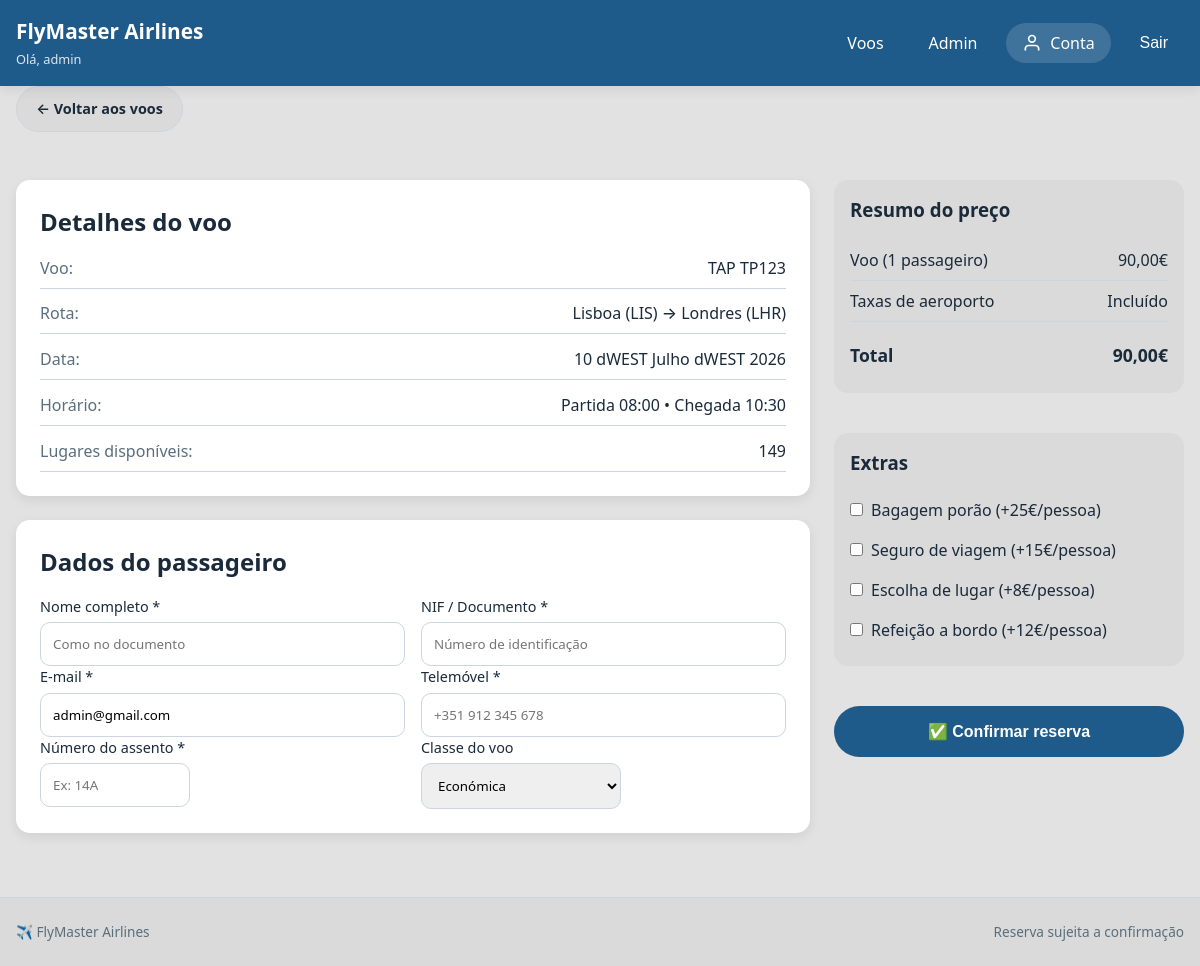
The app's page /reservar/TP123/ (signed in) with its own data.
### voos/models.py (models this page shows, shortened)
class Voo(models.Model):
    numero               = models.CharField(max_length=10, unique=True)  # ex: TP123
    companhia            = models.ForeignKey(Companhia, on_delete=models.CASCADE)
    origem               = models.ForeignKey(Aeroporto, on_delete=models.CASCADE, related_name='saidas')
    destino              = models.ForeignKey(Aeroporto, on_delete=models.CASCADE, related_name='chegadas')
    data_partida         = models.DateTimeField()
    data_chegada         = models.DateTimeField()
    lugares_disponiveis  = models.IntegerField()
    preco                = models.DecimalField(max_digits=8, decimal_places=2)

class Companhia(models.Model):
    nome = models.CharField(max_length=100)
    logo = models.ImageField(upload_to='logos/', blank=True, null=True)
    class Meta:
        verbose_name_plural = "Companhias"

class Aeroporto(models.Model):
    codigo = models.CharField(max_length=3, unique=True)
    nome   = models.CharField(max_length=150, blank=True)
    cidade = models.CharField(max_length=100)
    pais   = models.CharField(max_length=100)

### voos/views.py (the view, shortened to what this page needs)
# urls.py: path('reservar/<str:numero>/', views.BookingView.as_view(), name='booking'),
class BookingView(LoginRequiredMixin, View):
    template_name = 'Voos/booking.html'
    login_url     = reverse_lazy('voos:login')
    def get(self, request, numero):
        voo = get_object_or_404(Voo, numero=numero)
        return render(request, self.template_name, {
            'voo':   voo,
            'email': request.user.email,  # Pré-preenche o email com o do utilizador
        })

### voos/context_processors.py (called while the page is built)
def gestor_status(request):
    is_gestor = (
        request.user.is_authenticated and (
            request.user.is_superuser or
            request.user.groups.filter(name='gestor').exists()
        )
    )
    return {'is_gestor': is_gestor}

### voos/templates/Voos/booking.html (shortened to what this page needs)
{% extends 'Voos/base.html' %}
{% load static %}
{% block footer_text %}Reserva sujeita a confirmação{% endblock %}
{% block content %}
<main class="container">
    <div class="page-actions" style="margin-bottom:1rem;">
        <a href="{% url 'voos:flights' %}" class="btn btn-light">← Voltar aos voos</a>
    </div>
    <form method="post" action="{% url 'voos:booking' voo.numero %}">
        <div class="booking-grid">
            <div class="booking-main">
                <div class="panel">
                    <h2>Detalhes do voo</h2>
                    <div class="flight-summary">
                        <div class="summary-row">
                            <span class="summary-label">Voo:</span>
                            <span class="summary-value">{{ voo.companhia.nome }} {{ voo.numero }}</span>
                        </div>
                        <div class="summary-row">
                            <span class="summary-label">Rota:</span>
                            <span class="summary-value">{{ voo.origem.cidade }} ({{ voo.origem.codigo }}) → {{ voo.destino.cidade }} ({{ voo.destino.codigo }})</span>
                        </div>
                        <div class="summary-row">
                            <span class="summary-label">Data:</span>
                            <span class="summary-value">{{ voo.data_partida|date:"d \de F \de Y" }}</span>
                        </div>
                        <div class="summary-row">
                            <span class="summary-label">Horário:</span>
                            <span class="summary-value">Partida {{ voo.data_partida|date:"H:i" }} • Chegada {{ voo.data_chegada|date:"H:i" }}</span>
                        </div>
                        <div class="summary-row">
                            <span class="summary-label">Lugares disponíveis:</span>
                            <span class="summary-value">{{ voo.lugares_disponiveis }}</span>
                        </div>
                    </div>
                </div>
                <div class="panel">
                    <h2>Dados do passageiro</h2>
                    <div class="form-row-2">
                        <div class="form-group">
                            <label>Nome completo *</label>
                            <input type="text" class="input" name="nome" value="{{ nome|default:'' }}" placeholder="Como no documento" required>
                        </div>
                        <div class="form-group">
                            <label>NIF / Documento *</label>
                            <input type="text" class="input" name="documento" value="{{ documento|default:'' }}" placeholder="Número de identificação" required>
                        </div>
                    </div>
                    <div class="form-row-2">
                        <div class="form-group">
                            <label>E-mail *</label>
                            <input type="email" class="input" name="email" value="{{ email|default:user.email }}" required>
                        </div>
                        <div class="form-group">
                            <label>Telemóvel *</label>
                            <input type="tel" class="input" name="telefone" value="{{ telefone|default:'' }}" placeholder="+351 912 345 678" required>
                        </div>
                    </div>
                    <div class="form-row-2">
                        <div class="form-group">
                            <label>Número do assento *</label>
                            <input type="text" class="input" name="numero_assento" value="{{ numero_assento|default:'' }}" placeholder="Ex: 14A" required style="max-width:150px;">
                        </div>
                        <div class="form-group">
                            <label>Classe do voo</label>
                            <select class="select" name="classe_voo" style="max-width:200px;">
                                <option value="económica" {% if classe_voo == "económica" or not classe_voo %}selected{% endif %}>Económica</option>
                            </select>
                        </div>
                    </div>
                </div>
            </div>
            <div class="booking-sidebar">
                <div class="price-summary">
                    <h3>Resumo do preço</h3>
                    <div class="price-row"><span>Voo (1 passageiro)</span><span>{{ voo.preco }}€</span></div>
                    <div class="price-row"><span>Taxas de aeroporto</span><span>Incluído</span></div>
                    <div class="price-row total"><span>Total</span><span>{{ voo.preco }}€</span></div>
                </div>
                <div class="extras-box" style="margin-top:1rem;">
                    <h3>Extras</h3>
                    <label class="checkbox-label"><input type="checkbox"> Bagagem porão (+25€/pessoa)</label>
                    <label class="checkbox-label"><input type="checkbox"> Seguro de viagem (+15€/pessoa)</label>
                    <label class="checkbox-label"><input type="checkbox"> Escolha de lugar (+8€/pessoa)</label>
                    <label class="checkbox-label"><input type="checkbox"> Refeição a bordo (+12€/pessoa)</label>
                </div>
                <button type="submit" class="btn btn-primary btn-large" style="margin-top:1rem; width:100%;">✅ Confirmar reserva</button>
            </div>
        </div>
    </form>
</main>
{% endblock %}

### voos/templates/Voos/base.html (shortened to what this page needs)
{% load static %}
<!DOCTYPE html>
<html lang="pt">
<head>
    <link rel="stylesheet" href="{% static 'css/style.css' %}">
</head>
<body>
    <header class="site-header">
        <div class="container topbar">
            <a href="{% url 'voos:index' %}" class="brand" style="text-decoration:none; color:white;">
                <span class="brand-title">FlyMaster Airlines</span>
                <span class="brand-subtitle">
                    {% if user.is_authenticated %}Olá, {{ user.username }}{% else %}Reserve o seu próximo voo{% endif %}
                </span>
            </a>
            <nav class="main-nav">
                <a href="{% url 'voos:flights' %}">Voos</a>
                {% if user.is_authenticated %}
                    {% if is_gestor %}
                        <a href="{% url 'voos:admin-panel' %}">Admin</a>
                    {% endif %}
                    <a href="{% url 'voos:account' %}" class="account-icon">
                        <svg width="20" height="20" viewBox="0 0 24 24" fill="none" stroke="currentColor" stroke-width="2">
                            <path d="M20 21v-2a4 4 0 0 0-4-4H8a4 4 0 0 0-4 4v2"/>
                            <circle cx="12" cy="7" r="4"/>
                        </svg>
                        <span>Conta</span>
                    </a>
                    <form method="post" action="{% url 'voos:logout' %}" style="display:inline; margin:0;">
                        <button type="submit" style="background:none; border:none; color:white; cursor:pointer; font-size:inherit; padding:0.5rem 1rem;">Sair</button>
                    </form>
                {% endif %}
            </nav>
        </div>
    </header>
    {% block content %}{% endblock %}
    <footer class="site-footer">
        <div class="container footer-inner">
            <span>✈️ FlyMaster Airlines</span>
            <span>{% block footer_text %}Reservas sujeitas a disponibilidade{% endblock %}</span>
        </div>
    </footer>
</body>
</html>

### static/css/style.css (style rules this page uses)
:root { --bg: #e2e2e2; --surface: #ffffff; --surface-alt: #dadada; --text: #1a2a3a; --muted: #5a6e7c; --primary: #1e5a8a; --primary-hover: #144a6e; --accent: #2c7cb6; --accent-hover: #23689b; --success-bg: #e3f2fd; --success-text: #0d5b8a; --warning-bg: #fff3e0; --warning-text: #b85c00; --info-bg: #e8f0fe; --info-text: #1e5a8a; --border: #cbd5e1; --shadow: 0 4px 12px rgba(0, 0, 0, 0.08); --radius: 14px; --radius-sm: 10px; --max-width: 1200px; }
* { box-sizing: border-box; margin: 0; padding: 0; }
body { font-family: 'Segoe UI', system-ui, -apple-system, sans-serif; background: var(--bg); color: var(--text); line-height: 1.5; }
.container { width: min(100% - 2rem, var(--max-width)); margin: 0 auto; }
.site-header { background: var(--primary); color: white; position: sticky; top: 0; z-index: 100; box-shadow: var(--shadow); }
.topbar { display: flex; justify-content: space-between; align-items: center; padding: 1rem 0; flex-wrap: wrap; gap: 1rem; }
.brand { display: flex; flex-direction: column; gap: 0.2rem; }
.brand-title { font-size: 1.3rem; font-weight: 700; }
.brand-subtitle { font-size: 0.8rem; opacity: 0.85; }
.main-nav { display: flex; gap: 0.8rem; align-items: center; flex-wrap: wrap; }
.main-nav a, .nav-pill { color: white; padding: 0.5rem 1rem; border-radius: 40px; text-decoration: none; transition: background 0.2s; }
.account-icon { display: flex; align-items: center; gap: 0.5rem; background: rgba(255, 255, 255, 0.15); padding: 0.5rem 1rem; border-radius: 40px; color: white; text-decoration: none; transition: background 0.2s; }
.form-group { display: flex; flex-direction: column; gap: 0.3rem; }
.form-group label { font-weight: 500; font-size: 0.9rem; }
.input, .select, .textarea { width: 100%; padding: 0.75rem; border: 1px solid var(--border); border-radius: var(--radius-sm); font-family: inherit; }
.btn { display: inline-flex; align-items: center; justify-content: center; gap: 0.5rem; padding: 0.7rem 1.2rem; border: none; border-radius: 40px; font-weight: 600; cursor: pointer; transition: all 0.2s; text-decoration: none; font-size: 0.9rem; }
.btn-primary { background: var(--primary); color: white; }
.btn-light { background: var(--surface-alt); color: var(--text); border: 1px solid var(--border); }
.btn-large { padding: 1rem 2rem; font-size: 1rem; }
.booking-grid { display: grid; grid-template-columns: 1fr 350px; gap: 1.5rem; padding: 2rem 0; }
.booking-main { display: flex; flex-direction: column; gap: 1.5rem; }
.booking-sidebar { display: flex; flex-direction: column; gap: 1.5rem; }
.panel { background: var(--surface); border-radius: var(--radius); padding: 1.5rem; box-shadow: var(--shadow); }
.panel h2, .panel h3 { margin-bottom: 1rem; }
.flight-summary { display: flex; flex-direction: column; gap: 0.8rem; }
.summary-row { display: flex; justify-content: space-between; padding-bottom: 0.5rem; border-bottom: 1px solid var(--border); }
.summary-label { font-weight: 500; color: var(--muted); }
.summary-value { font-weight: 500; }
.price-summary { background: var(--surface-alt); border-radius: var(--radius); padding: 1rem; }
.price-summary h3 { margin-bottom: 1rem; }
.price-row { display: flex; justify-content: space-between; padding: 0.5rem 0; border-bottom: 1px solid var(--border); }
.price-row.total { font-weight: bold; font-size: 1.1rem; border-bottom: none; padding-top: 0.8rem; margin-top: 0.5rem; }
.extras-box { background: var(--surface-alt); border-radius: var(--radius); padding: 1rem; }
.extras-box h3 { margin-bottom: 0.8rem; }
.checkbox-label { display: flex; align-items: center; gap: 0.5rem; padding: 0.5rem 0; cursor: pointer; }
.form-row-2 { display: grid; grid-template-columns: 1fr 1fr; gap: 1rem; }
.page-actions { display: flex; gap: 0.8rem; margin-bottom: 1rem; }
.site-footer { background: var(--surface-alt); border-top: 1px solid var(--border); margin-top: 2rem; }
.footer-inner { padding: 1.5rem 0; display: flex; justify-content: space-between; align-items: center; flex-wrap: wrap; gap: 1rem; color: var(--muted); font-size: 0.85rem; }

### records on screen
Voo: companhia.nome "TAP", numero "TP123", origem.cidade "Lisboa", origem.codigo "LIS", destino.cidade "Londres", destino.codigo "LHR", data_partida "10 dWEST Julho dWEST 2026", data_partida "08:00", data_chegada "10:30", lugares_disponiveis "149", preco "90,00"

### other values on screen
{{ user.username }} "admin"
